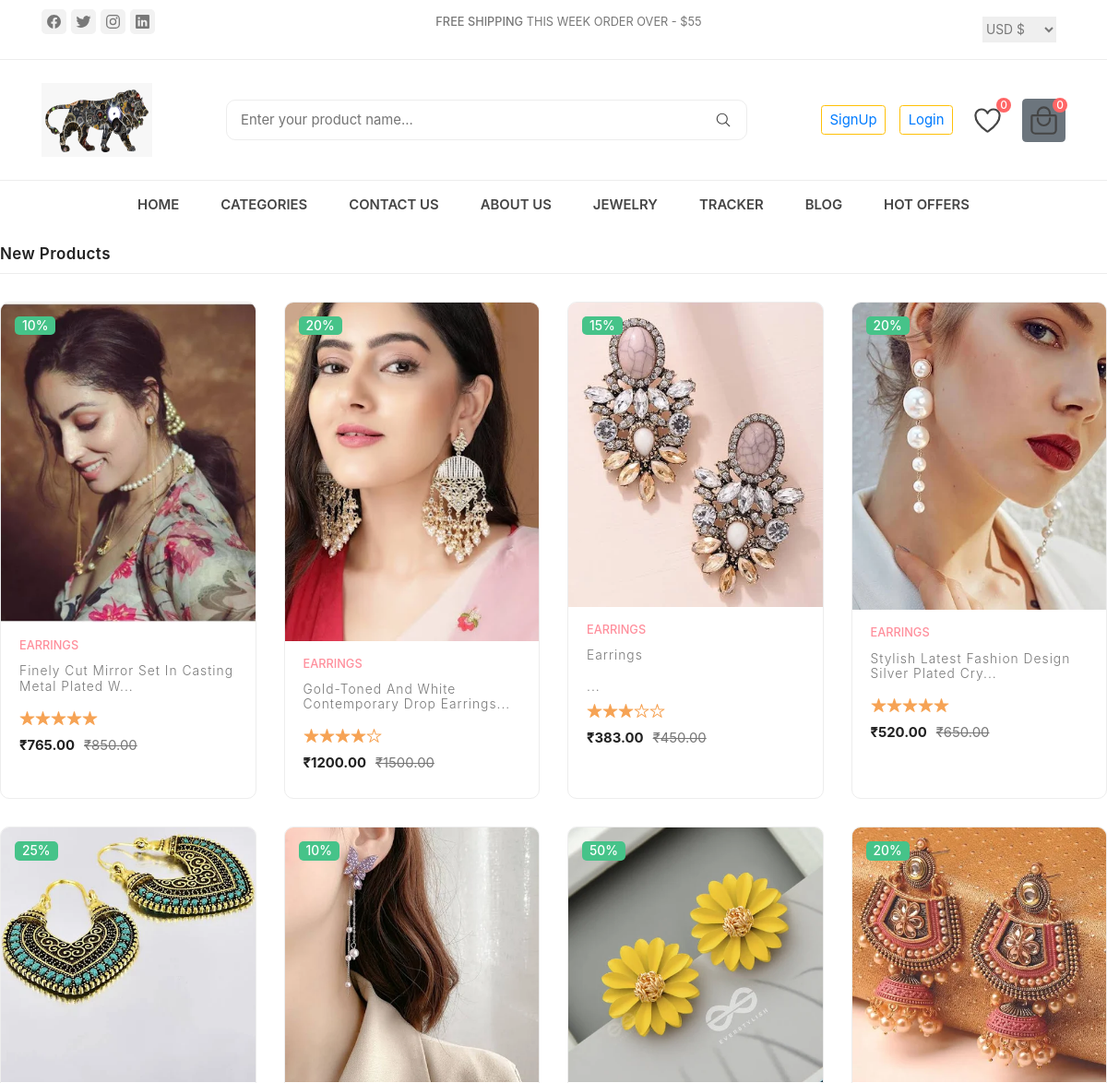
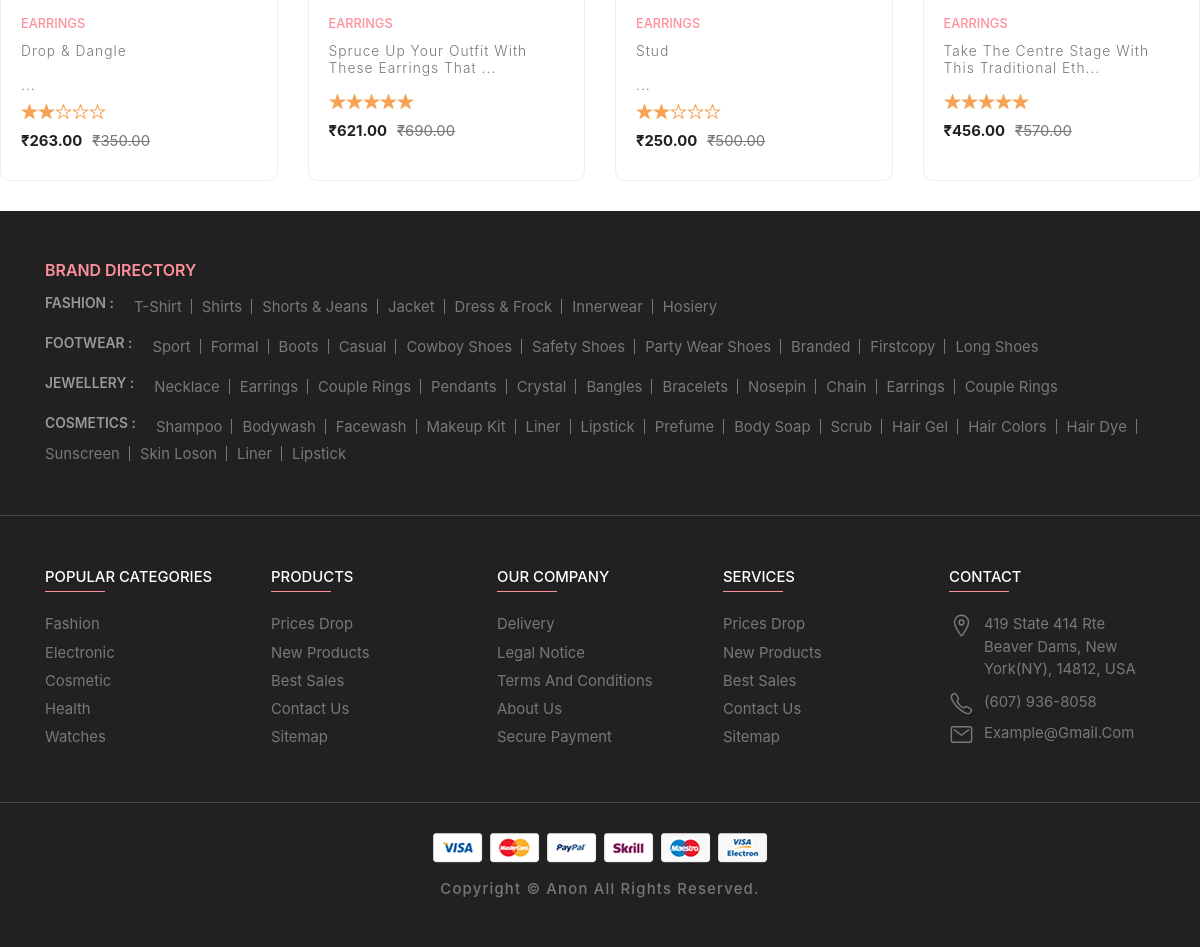
The page /earrings/ on the database its author committed (2 pictures, top to bottom).
### productcart/models.py (models this page shows, shortened)
class Products(models.Model):
    product_name = models.CharField(max_length=100)
    product_desc = HTMLField()
    product_price = models.DecimalField(max_digits=10, decimal_places=2, default=None)
    product_image = models.ImageField(upload_to="products/", max_length=250, null=True, default=None)
    showcase_badge = models.CharField(max_length=10, null=True, blank=True)
    showcase_rating = models.PositiveIntegerField(null=True, blank=True)
    discounted_price = models.DecimalField(max_digits=10, decimal_places=2, null=True, blank=True)
    category = models.ForeignKey(Category, on_delete=models.CASCADE)
    subcategory = models.ForeignKey(Subcategory, on_delete=models.CASCADE, blank=True, null=True)

### mysite/views.py (the view)
# urls.py: path('earrings/',views.render_earrings),
def render_earrings(request):
    try:
        mens_category = Category.objects.get(name="Jewellery")
        subcategory_name = "earrings"
        subcategory = Subcategory.objects.get(name=subcategory_name)
        productdata = Products.objects.filter(category=mens_category, subcategory=subcategory)
        for product in productdata:
            if product.showcase_rating is not None:
                product.rating_difference = 5 - product.showcase_rating
            else:
                product.rating_difference = 5
        data = {
            'productdata': productdata
        }
        return render(request, "earings.html", data)
    except Category.DoesNotExist:
        return HttpResponse("Jewellery category does not exist")
    except Subcategory.DoesNotExist:
        return HttpResponse("Subcategory 'earrings' does not exist")

### productcart/templatetags/custom_filters.py (called while the page is built)
@register.filter
def get_range(value):
    return range(1, value + 1)

### templates/earings.html (shortened to what this page needs)
{% extends 'base.html' %}
{% load custom_filters %}
{% block content %}
<div class="product-main">
  <h2 class="title">New Products</h2>
  <div class="product-grid">
      {% for product in productdata %}
      <div class="showcase">
          <div class="showcase-banner">
              <img src="/media/{{ product.product_image|safe }}" alt="{{ product.product_name }}" width="300" class="product-img default">
              <p class="showcase-badge">{{ product.showcase_badge }}</p>
          </div>
          <div class="showcase-content">
              <a href="#" class="showcase-category">{{ product.product_name|safe }}</a>
              <a href="#">
                  <h3 class="showcase-title">{{ product.product_desc|slice:":50"|safe }}...</h3>
              </a>
              <div class="showcase-rating">
                  {% for _ in product.showcase_rating|default:0|get_range %}
                      <ion-icon name="star"></ion-icon>
                  {% endfor %}
                  {% for _ in product.rating_difference|default:0|get_range %}
                      <ion-icon name="star-outline"></ion-icon>
                  {% endfor %}
              </div>
              <div class="price-box">
                  <p class="price">&#x20B9;{{ product.discounted_price|safe }}</p>
                  <del>&#x20B9;{{ product.product_price|safe }}</del>
              </div>
          </div>
      </div>
      {% endfor %}
  </div>
</div>
{% endblock %}

### static/css/style-prefix.css (style rules this page uses)
:root { --spanish-gray: hsl(0, 0%, 60%); --sonic-silver: hsl(0, 0%, 47%); --eerie-black: hsl(0, 0%, 13%); --salmon-pink: hsl(353, 100%, 78%); --sandy-brown: hsl(29, 90%, 65%); --bittersweet: hsl(0, 100%, 70%); --ocean-green: hsl(152, 51%, 52%); --davys-gray: hsl(0, 0%, 33%); --cultured: hsl(0, 0%, 93%); --white: hsl(0, 100%, 100%); --onyx: hsl(0, 0%, 27%); --fs-1: 1.563rem; --fs-2: 1.375rem; --fs-3: 1.25rem; --fs-4: 1.125rem; --fs-5: 1rem; --fs-6: 0.938rem; --fs-7: 0.875rem; --fs-8: 0.813rem; --fs-9: 0.75rem; --fs-10: 0.688rem; --fs-11: 0.625rem; --weight-300: 300; --weight-400: 400; --weight-500: 500; --weight-600: 600; --weight-700: 700; --border-radius-md: 10px; --border-radius-sm: 5px; --transition-timing: 0.2s ease; }
*, *::before, *::after { margin: 0; padding: 0; -webkit-box-sizing: border-box; box-sizing: border-box; }
html { font-family: "Poppins", sans-serif; -ms-scroll-chaining: none; overscroll-behavior: contain; }
body { background: var(--white); }
.title { color: var(--eerie-black); font-size: var(--fs-5); font-weight: var(--weight-600); letter-spacing: 0.4px; text-transform: capitalize; padding-bottom: 10px; border-bottom: 1px solid var(--cultured); margin-bottom: 30px; }
.product-main { margin-bottom: 30px; }
.product-grid { display: -ms-grid; display: grid; -ms-grid-columns: 1fr; grid-template-columns: 1fr; gap: 25px; }
.product-grid .showcase { border: 1px solid var(--cultured); -webkit-border-radius: var(--border-radius-md); border-radius: var(--border-radius-md); overflow: hidden; -webkit-transition: var(--transition-timing); -o-transition: var(--transition-timing); transition: var(--transition-timing); }
.product-grid .showcase-banner { position: relative; }
.product-grid .product-img { width: 100%; height: 100%; -o-object-fit: cover; object-fit: cover; -webkit-transition: var(--transition-timing); -o-transition: var(--transition-timing); transition: var(--transition-timing); }
.product-grid .product-img.default { position: relative; z-index: 1; }
.product-grid .showcase-badge { position: absolute; top: 15px; left: 15px; background: var(--ocean-green); font-size: var(--fs-8); font-weight: var(--weight-500); color: var(--white); padding: 0 8px; -webkit-border-radius: var(--border-radius-sm); border-radius: var(--border-radius-sm); z-index: 3; }
.product-grid .showcase-content { padding: 15px 20px 0; }
.product-grid .showcase-category { color: var(--salmon-pink); font-size: var(--fs-9); font-weight: var(--weight-500); text-transform: uppercase; margin-bottom: 10px; }
.product-grid .showcase-title { color: var(--sonic-silver); font-size: var(--fs-8); font-weight: var(--weight-300); text-transform: capitalize; letter-spacing: 1px; margin-bottom: 10px; -webkit-transition: var(--transition-timing); -o-transition: var(--transition-timing); transition: var(--transition-timing); }
.product-grid .showcase-rating { display: -webkit-box; display: -webkit-flex; display: -ms-flexbox; display: flex; color: var(--sandy-brown); margin-bottom: 10px; }
.product-grid .price-box { display: -webkit-box; display: -webkit-flex; display: -ms-flexbox; display: flex; gap: 10px; font-size: var(--fs-7); color: var(--eerie-black); margin-bottom: 10px; }
.product-grid .price { font-weight: var(--weight-700); }
.product-grid del { color: var(--sonic-silver); }
@media (min-width: 480px) { :root { --fs-1: 1.875rem; } }
@media (min-width: 480px) { .product-grid { -ms-grid-columns: 1fr 30px 1fr; grid-template-columns: 1fr 1fr; gap: 30px; } }
@media (min-width: 768px) { :root { --fs-1: 2.375rem; } }
@media (min-width: 768px) { html { font-size: 17px; } }
@media (min-width: 1024px) { :root { --fs-1: 2.625rem; --fs-2: 1.125rem; } }
@media (min-width: 1024px) { .product-grid { -ms-grid-columns: (1fr)[3]; grid-template-columns: repeat(3, 1fr); } }
@media (min-width: 1200px) { .product-grid { -ms-grid-columns: (1fr)[4]; grid-template-columns: repeat(4, 1fr); } }

### rows shown on the page
Products: product_image (picture), showcase_badge "10%", product_name "EARRINGS", product_desc "Finely Cut Mirror Set In Casting Metal Plated W", discounted_price "765.00", product_price "850.00"
Products: product_image (picture), showcase_badge "20%", product_name "EARRINGS", product_desc "Gold-Toned And White Contemporary Drop Earrings", discounted_price "1200.00", product_price "1500.00"
Products: product_image (picture), showcase_badge "15%", product_name "EARRINGS", product_desc "Earrings", discounted_price "383.00", product_price "450.00"
Products: product_image (picture), showcase_badge "20%", product_name "EARRINGS", product_desc "Stylish Latest Fashion Design Silver Plated Cry", discounted_price "520.00", product_price "650.00"
Products: product_image (picture), showcase_badge "25%", product_name "EARRINGS", product_desc "Drop & Dangle", discounted_price "263.00", product_price "350.00"
Products: product_image (picture), showcase_badge "10%", product_name "EARRINGS", product_desc "Spruce Up Your Outfit With These Earrings That", discounted_price "621.00", product_price "690.00"
Products: product_image (picture), showcase_badge "50%", product_name "EARRINGS", product_desc "Stud", discounted_price "250.00", product_price "500.00"
Products: product_image (picture), showcase_badge "20%", product_name "EARRINGS", product_desc "Take The Centre Stage With This Traditional Eth", discounted_price "456.00", product_price "570.00"
